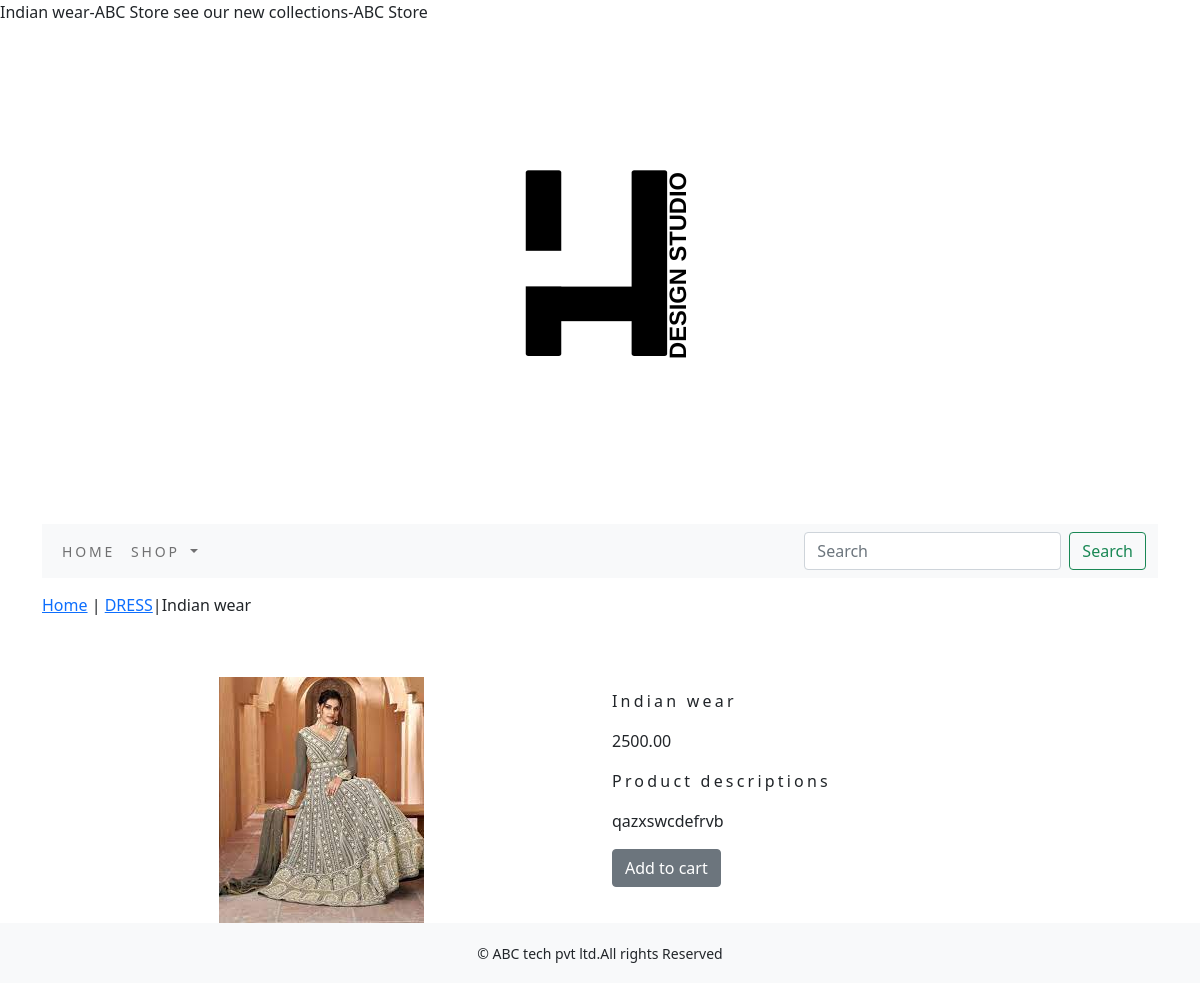
/shop/dress/indian-wear/, run on the app's committed database.
### shop/models.py (models this page shows, shortened)
class product(models.Model):
    objects = None
    name=models.CharField(max_length=250,unique=True)
    slug = models.SlugField(max_length=250, unique=True)
    description = models.TextField(blank=True)
    price=models.DecimalField(max_digits=10,decimal_places=2)
    category=models.ForeignKey(Category,on_delete=models.CASCADE)
    image=models.ImageField(upload_to='product',blank=True)
    stock=models.IntegerField()
    available=models.BooleanField(default=True)
    created=models.DateTimeField(auto_now_add=True)
    updated=models.DateTimeField(auto_now=True)
    class Meta:
        ordering = ('name',)
        verbose_name = 'product'
        verbose_name_plural = 'products'

class Category(models.Model):
    name=models.CharField(max_length=250,unique=True)
    slug=models.SlugField(max_length=250,unique=True)
    description=models.TextField(blank=True)
    image=models.ImageField(upload_to='category',blank=True)
    class Meta:
        ordering=('name',)
        verbose_name='category'
        verbose_name_plural='categories'
    def get_url(self):
        return reverse('shop:products_by_category',args=[self.slug])
    def __str__(self):
        return '{}' .format(self.name)

### shop/views.py (the view)
# urls.py: path('<slug:c_slug>/<slug:product_slug>/', views.proDetail, name='proDetail'),
def proDetail(request,c_slug,product_slug):
    try:
        products= product.objects.get(category__slug=c_slug,slug=product_slug)
    except Exception as e:
        raise e
    return render(request,'product.html',{'product':products})

### cart/context_processors.py (called while the page is built)
def counter(request):
    item_count=0
    if 'admin' in request.path:
        return  {}
    else:
        try:
            cart=Cart.objects.filter(cart_id=_cart_id(request))
            car_items=CartItem.objects.all().filter(cart=cart[:1])
            for cart_item in car_items:
                item_count += cart_item.quantity
        except Cart.DoesNotExist:
            item_count =0
    return dict(item_count=item_count)

### cart/views.py (called while the page is built)
def _cart_id(request):
    cart=request.session.session_key
    if not cart:
        cart=request.session.create()
    return cart

### shop/context_processors.py (called while the page is built)
def menu_links(request):
    links=Category.objects.all()
    return dict(links=links)

### templates/product.html (shortened to what this page needs)
{% extends 'base.html' %}
{% load static %}
{% block title %}
          {{product.name}}-ABC Store
          see our new collections-ABC Store
{% endblock %}
{% block content %}
<div class="row my_prod_row_class">
  <div class="mx_auto">
    <p><a href="{% url 'shop:allProdCat' %}">Home</a> | <a href="{{product.category.get_url}}">{{product.category}}</a>|{{product.name}}</p>
  </div>
</div>
<div class="container">
<br>
<div class="row">
  <div class="col-12 col-sm-12 col-md-12 col-lg-6 text-center">
    <div style="min-width:18rem">
      <img src="{{product.image.url}}" alt="{{product.name}}">
    </div>
  </div>
        <div class="col-12 col-sm-12 col-md-12 col-lg-6">
            <div>
            <h1 class="my_prod_title">{{product.name}}</h1>
            <p>{{product.price}}</p>
            <p class="my_title">Product descriptions</p>
            <p class="text-justify my_prod_text">{{product.description}}</p>
            {% if product.stock <= 0 %}
            <p class="text-justify my_prod_text"><b>OUT OF STOCK</b></p>
            {% else %}
            <a class="btn btn-secondary" href="{% url 'cart:add_cart' product.id %}">Add to cart</a>
            {% endif %}
        </div>
            </div>
    </div>
</div>
{% endblock %}

### static/css/custom.css (style rules this page uses)
body { font-family: 'Roboto', sans-serif; }
.my_title { font-size:16px; text_transform:uppercase; letter-spacing:.2em; }
.my_prod_row_class { padding-top:15px; padding-bottom:20px; }
.my_prod_title { font-size:16px; text_transform:uppercase; letter-spacing:.2em; padding-top:15px; padding-bottom:10px; }
.my_prod_text { padding-right:20px; }

### data on the page
product: category "DRESS", name "Indian wear", image (picture), price "2500.00", description "qazxswcdefrvb"
